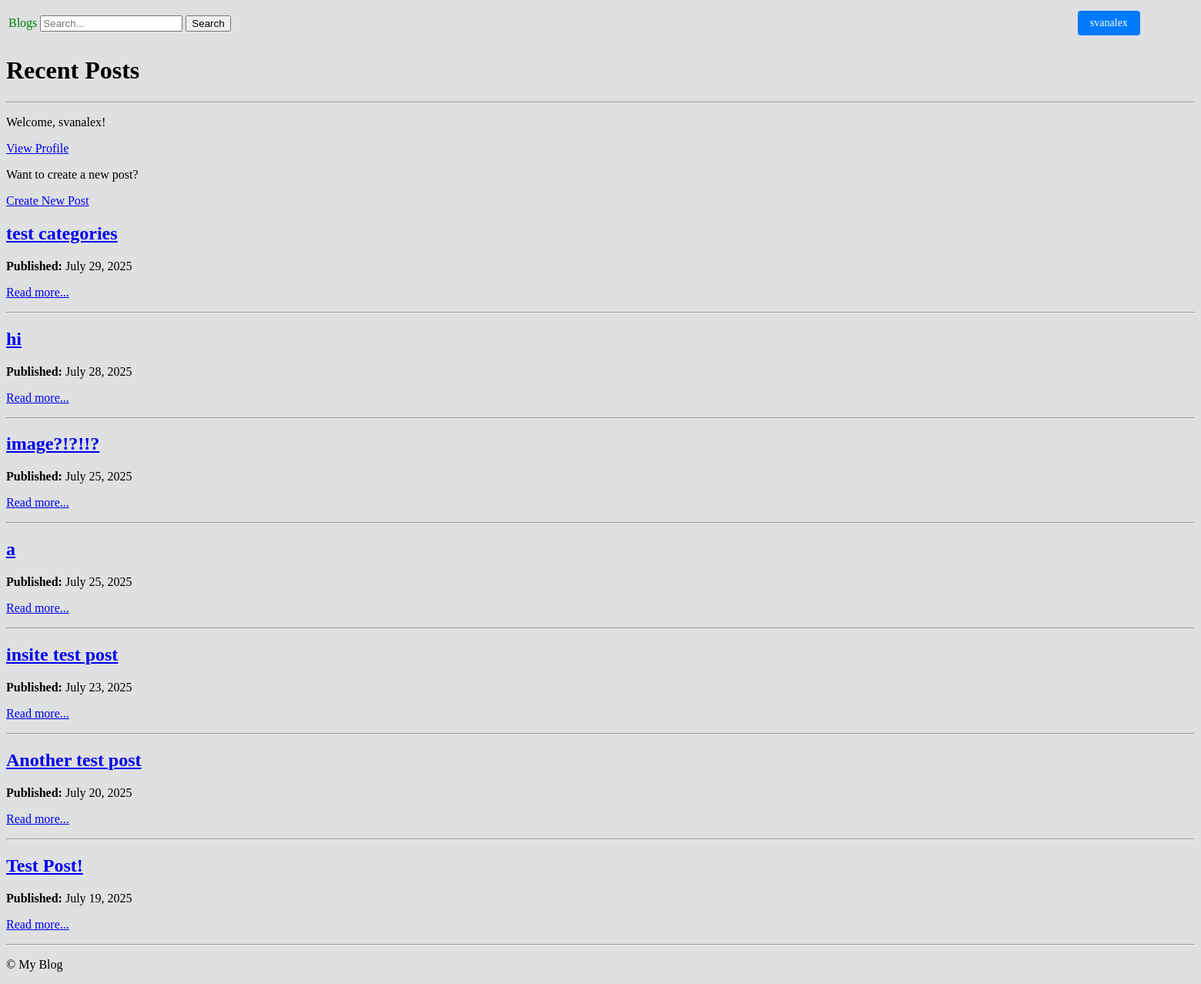
The page /posts/ (signed in) on the database its author committed.
### blog/models.py (models this page shows, shortened)
class Post(models.Model):
    author = models.ForeignKey(User, on_delete=models.CASCADE)
    title = models.CharField(max_length=200)
    body = models.TextField()
    view_count = models.PositiveIntegerField(default=0)
    category = models.CharField(max_length=100, blank=True, null=True)
    tags = models.CharField(max_length=200, blank=True, null=True)
    created_at = models.DateTimeField(auto_now_add=True)
    updated_at = models.DateTimeField(auto_now=True)
    scheduled_publish = models.DateTimeField(blank=True, null=True)
    is_published = models.BooleanField(default=False)
    attachments = models.FileField(upload_to='attachments/', blank=True, null=True)

### blog/views.py (the view)
# urls.py: path('posts/', views.PostListView.as_view(), name='post-list'),
class PostListView(generic.ListView):
    model = Post
    template_name = 'blog/post_list.html'
    context_object_name = 'posts'
    def get_queryset(self):
        return Post.objects.filter(is_published=True).order_by('-created_at')

### blog/templates/blog/post_list.html (shortened to what this page needs)
{% extends "base.html" %}
{% block content %}
  <h1>Recent Posts</h1>
  <hr>
  {% if user.is_authenticated %}
    <p>Welcome, {{ user.username }}!</p>
    <p><a href="{% url 'users:profile' user.username %}">View Profile</a></p>
  {% endif %}
  <p>Want to create a new post?</p>
  <p><a href="{% url 'blog:post-create' %}" class="btn btn-primary">Create New Post</a></p>
  {% for post in posts %}
    <div class="post-summary">
      <h2>
        <a href="{% url 'blog:post-detail' post.pk %}">{{ post.title }}</a>
      </h2>
      <p><strong>Published:</strong> {{ post.created_at|date:"F j, Y" }}</p>
      <p>
        <a href="{% url 'blog:post-detail' post.pk %}">Read more...</a>
      </p>
      <hr>
    </div>
  {% empty %}
    <p>No posts have been published yet.</p>
  {% endfor %}
{% endblock %}

### blog/templates/base.html (shortened to what this page needs)
{% load static %}
<!DOCTYPE html>
<html lang="en">
<head>
    <link rel="stylesheet" href="{% static 'style.css' %}">
</head>
<body>
    <header>
        <nav>
            <table>
                <tr>
                    <td>
                        <a href="{% url 'blog:post-list' %}" class="top-link">Blogs</a>
                    </td>
                    <td>
                        <form action="/search" method="get">
                            <input type="search" id="site-search" name="q" placeholder="Search...">
                            <button type="submit">Search</button>
                        </form>
                    </td>
                    <td>
                        {% if user.is_authenticated %}
                        <table>
                            <tr>
                                <td>
                                    <a href="{% url 'users:profile' user.username %}" class="button-link">{{ user.username }}</a>
                                </td>
                                <td>
                                    <form method="post" action="{% url 'users:logout' %}">
                                    </form>
                                </td>
                            </tr>
                        </table>
                        {% endif %}
                    </td>
                </tr>
            </table>
        </nav>
    </header>
    <main>
        {% block content %}{% endblock %}
    </main>
    <footer>
        <p>&copy; {{ now|date:"Y" }} My Blog</p>
    </footer>
</body>
</html>

### blog/static/style.css (style rules this page uses)
body { background-color: rgb(222, 224, 225); font-family: verdana; }
.button-link { display: inline-block; padding: 8px 16px; font-size: 14px; background-color: #007BFF; color: white; text-decoration: none; border: none; border-radius: 4px; transition: background-color 0.2s ease-in-out; position: relative; left: 1350%; }
.top-link { color: green; text-decoration: none; }

### rows shown on the page
Post: title "test categories", created_at "July 29, 2025"
Post: title "hi", created_at "July 28, 2025"
Post: title "image?!?!!?", created_at "July 25, 2025"
Post: title "a", created_at "July 25, 2025"
Post: title "insite test post", created_at "July 23, 2025"
Post: title "Another test post", created_at "July 20, 2025"
Post: title "Test Post!", created_at "July 19, 2025"

### other values the page prints
{{ user.username }} "svanalex"
